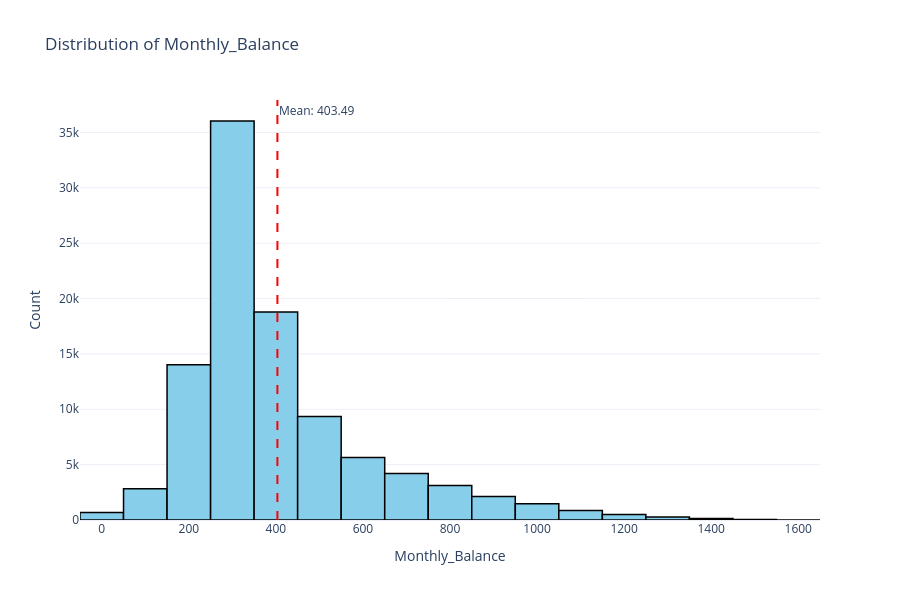

The code cell stored with this chart in its notebook:
### Markdown cell above
# <font color = 'red'> Análisis

### Code cell
plot_histogram(df, 'Monthly_Balance', figsize=(900, 600))

### Figure 1 — Plotly figure (JSON) as saved in the notebook; plotly's stock layout.template omitted (floating-point values rounded to 4 significant figures; data arrays with more than 128 entries replaced by an {"elided": "..."} marker saying what was removed)
{"data": [{"bingroup": "x", "hovertemplate": "Monthly_Balance=%{x}<br>count=%{y}<extra></extra>", "legendgroup": "", "marker": {"color": "skyblue", "line": {"color": "black", "width": 1.5}, "pattern": {"shape": ""}}, "name": "", "nbinsx": 20, "orientation": "v", "showlegend": false, "type": "histogram", "x": {"elided": "100000 float values"}, "xaxis": "x", "yaxis": "y"}], "layout": {"annotations": [{"showarrow": false, "text": "Mean: 403.49", "x": 403.5, "xanchor": "left", "xref": "x", "y": 1, "yanchor": "top", "yref": "y domain"}], "barmode": "relative", "height": 600, "legend": {"tracegroupgap": 0}, "shapes": [{"line": {"color": "red", "dash": "dash"}, "type": "line", "x0": 403.5, "x1": 403.5, "xref": "x", "y0": 0, "y1": 1, "yref": "y domain"}], "title": {"text": "Distribution of Monthly_Balance"}, "width": 900, "xaxis": {"anchor": "y", "domain": [0, 1], "title": {"text": "Monthly_Balance"}}, "yaxis": {"anchor": "x", "domain": [0, 1], "title": {"text": "Count"}}}}
